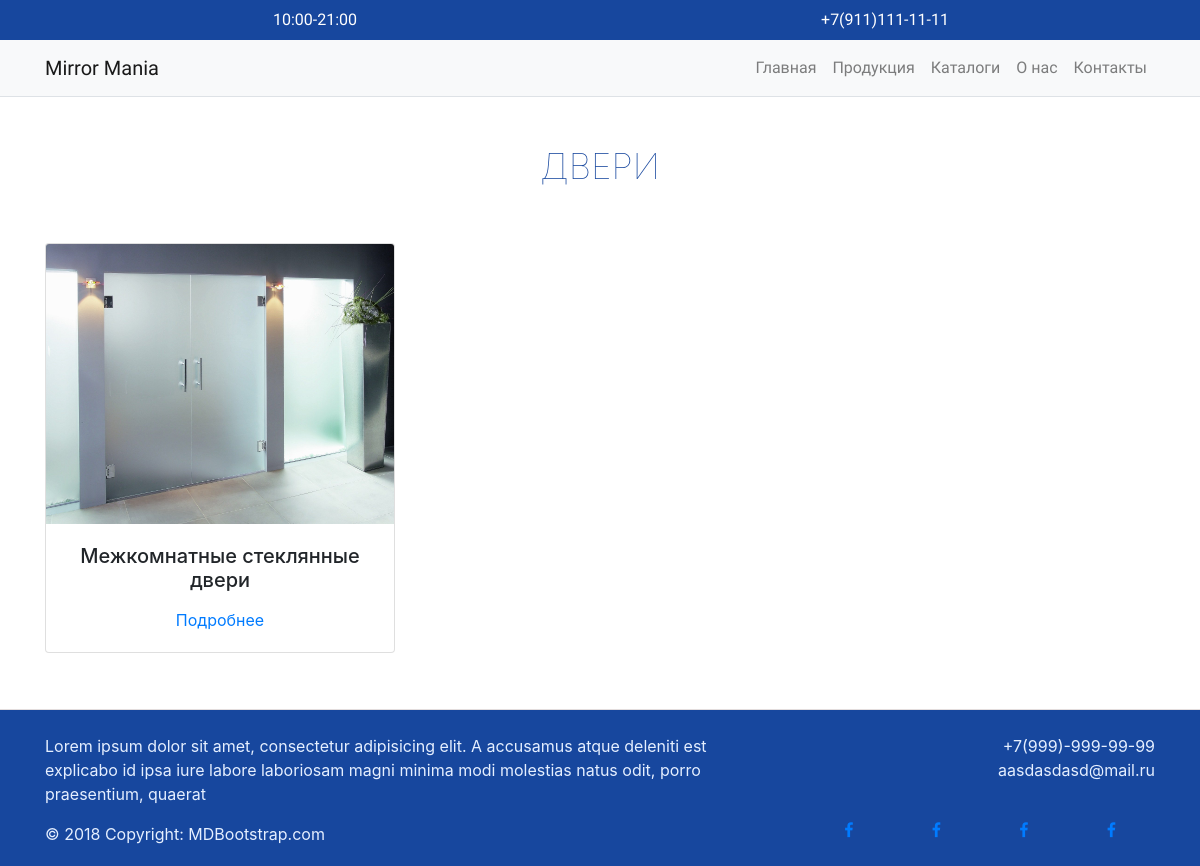
Page /dveri on the earlier database version.
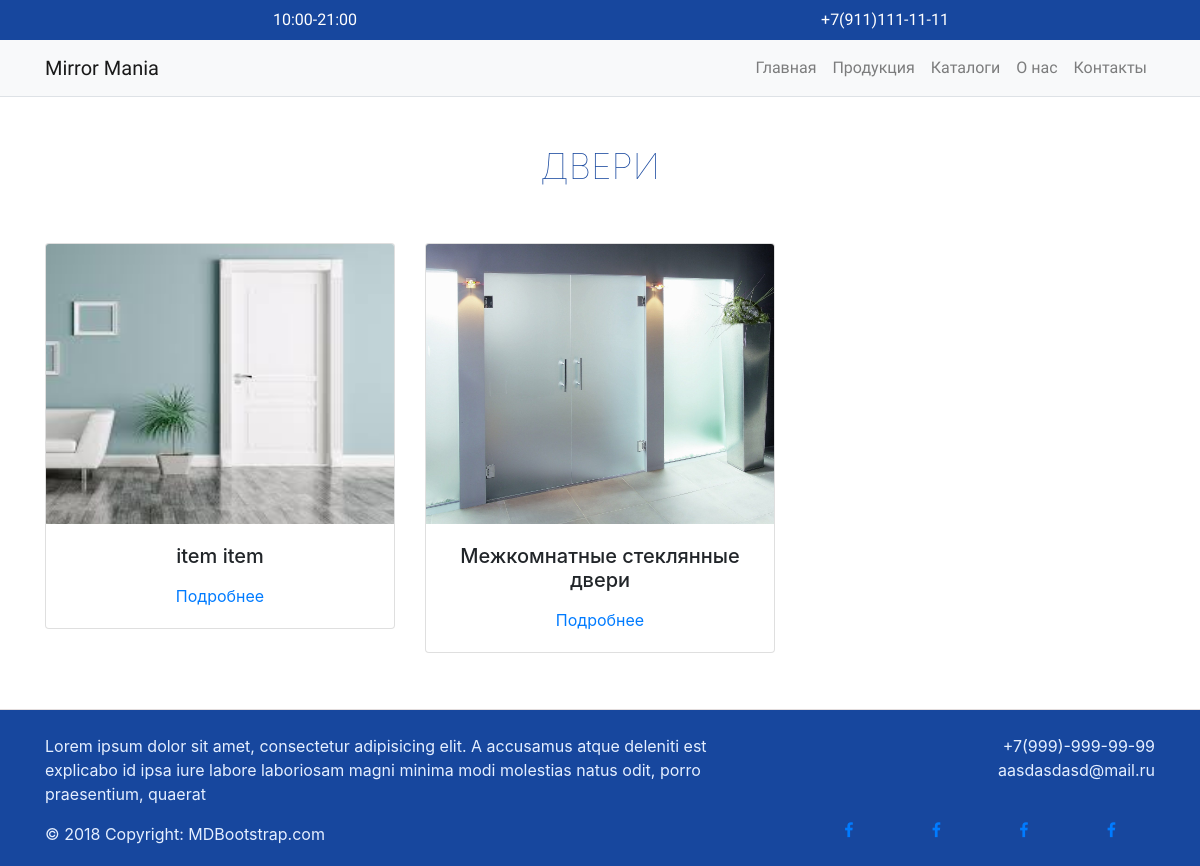
Same page on the later database version.
### main/models.py (models this page shows, shortened)
class Item(models.Model):
    name = models.CharField(max_length=200, verbose_name="Наименование")
    slug = models.SlugField(max_length=200, unique=True)
    price = models.DecimalField(max_digits=10, decimal_places=2, verbose_name="Цена товара")
    description = models.TextField(blank=True, verbose_name="Описание")
    category = models.ForeignKey(Category, on_delete=models.CASCADE, verbose_name="Категория")
    available = models.BooleanField(default=True, verbose_name="Доступно")
    image_main = models.ImageField(upload_to="items/%Y/%m/%d", verbose_name="Главная фотография")
    class Meta:
        ordering = ('name',)
        verbose_name = "Предмет"
        verbose_name_plural = "Предметы"
    def get_absolute_url(self):
        return reverse('main:product_detail', args=[self.id, self.slug])

### main/views.py (the view)
# urls.py: path('<slug:category_slug>', views.CategoryProductsListView.as_view(), name='product_list_by_category'),
class CategoryProductsListView(TemplateResponseMixin, View):
    template_name = 'main/item_list.html'
    def get(self, request, category_slug):
        category = get_object_or_404(Category, slug=category_slug)
        items_of_category = Item.objects.filter(category=category)
        return self.render_to_response({'category': category, 'items': items_of_category})

### main/templates/main/item_list.html (shortened to what this page needs)
{% extends "base.html" %}
{% block content %}
    <div class="container my-5">
        <h3 class="category_name_main">{{ category.name }}</h3>
        <div class="row justify-content-start list_block my-5">
            {% for item in items %}
                <div class="col-lg-4 col-md-6 col-sm-6 col-xs-12 ">
                    <div class="card my-2 items_card">
                        <a href="{{ item.get_absolute_url }}" class="">
                            <img class="card-img-top" src="{{ item.image_main.url }}" alt="Card image cap">
                        </a>
                        <div class="card-body">
                            <h5 class="text-center card-title">{{ item.name }}</h5>
                            <div class="text-center links_effect_center mt-3">
                                <a href="{{ item.get_absolute_url }}" class="">Подробнее</a>
                            </div>
                        </div>
                    </div>
                </div>
            {% endfor %}
        </div>
    </div>
{% endblock %}

Differences in the rows shown:
added Item: image_main (picture), name "item item"
